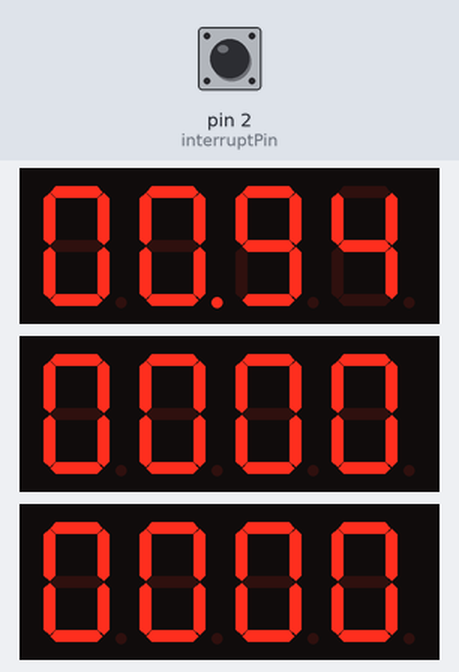
A sketch run on a simulated Arduino Nano, built with avr-gcc and run on an emulated ATmega328P. Shown: 3 × 4-digit seven-segment display. The inputs (shaded band) are chosen by the test bench; at power-on: pin 2 (interruptPin) HIGH.

Above: at 1.1 s.
1.4 s: pin 2 (interruptPin) pulled LOW for 0.15 s
At 1.72 s:
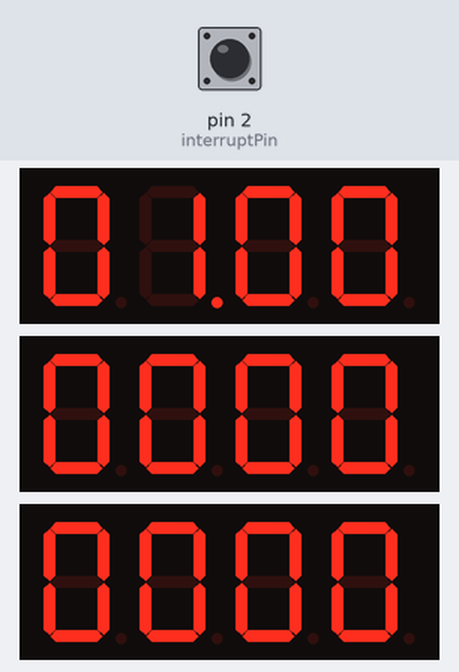
2.1 s: pin 2 (interruptPin) pulled LOW for 1 s
At 3.56 s:
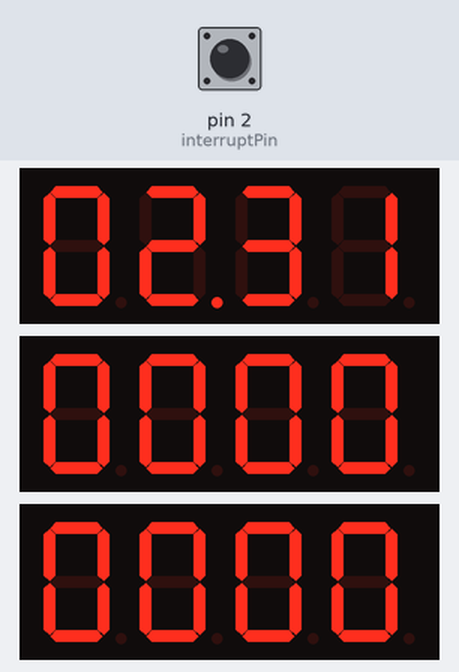
Timing chart, 0 to 5.1 s (numbered marks = the images above; inputs shaded):
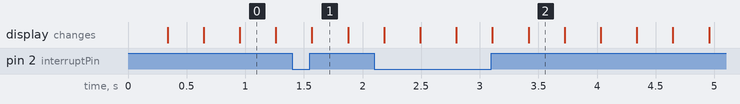

The sketch:

gpsclock.ino
```cpp
/* Arduino nano atmega328
 * A clock that displays the GPS time, as used by LIGO.
 * Uses u-blox NEO 6M (or later) receiver, and three 4-digit 7-segment displays driven by I2C.
 * All messages are turned off except for the UBX  NAV TIMEGPS message, which is sent every second.
 * v1.0 Graham Woan 2019
 */

#include <TimerOne.h>              // for the 10 ms interrupts
#include <SoftwareSerial.h>        // to talk to the gps module
#include <Wire.h>                  // to talk to the displays
#include "Adafruit_LEDBackpack.h"  // for the displays

const byte interruptPin = 2;             // 1 pps interrupt pin
static const int RXPin = 10, TXPin = 11; // serial connections to the gps module
static const uint32_t GPSBaud = 9600;    // gps module serial speed
float olight=15, light=15;  // light reading

// define the ubx messages to initialise the gps receiver.  ubx_cfg_prt sets the output protocol to ubx only, on UART1.  ubx_cfg_msg selects the NAV-TIME meassage.
// some modules will remember this, and can be set up offline, but some don't, so it's safer to reinitialise like this via the arduino whenever the module starts.
const byte reset_gps[]   {0xB5, 0x62, 0x06, 0x09, 0x0D, 0x00, 0xFF, 0xFF, 0x00, 0x00, 0x00, 0x00, 0x00, 0x00, 0xFF, 0xFF, 0x00, 0x00, 0x03, 0x1B, 0x9A};
const byte ubx_cfg_prt[] {0xB5, 0x62, 0x06, 0x00, 0x14, 0x00, 0x01, 0x00, 0x00, 0x00, 0xD0, 0x08, 0x00, 0x00, 0x80, 0x25, 0x00, 0x00, 0x03, 0x00, 0x01, 0x00, 0x00, 0x00, 0x00, 0x00, 0x9C, 0x89};
const byte ubx_cfg_msg[] {0xB5, 0x62, 0x06, 0x01, 0x08, 0x00, 0x01, 0x20, 0x00, 0x01, 0x00, 0x00, 0x00, 0x00, 0x31, 0x90};

// define the stucture of the UBX NAV-TIMEGPS message (24 bytes total)
typedef struct{
  uint16_t head;
  uint16_t id;
  uint16_t len;
  uint32_t itow;
  int32_t  ftow;
  uint16_t week;
  uint8_t  leap;
  uint8_t  valid;
  uint32_t tacc;
  uint8_t  check_A;
  uint8_t  check_B;
} UBX; // UBX is a datatype of this shape

typedef union{  // overlay a byte array on top of the message structure for ease of reading-in.
  UBX ubx;
  byte  c[24];
} u_gpsdata; // this is a union data type

volatile unsigned long gpstime = 0; // this will be used to hold the integer gps time
volatile byte ticks = 0; // this will hold the fractional gps time (00-99)

// The serial connection to the GPS device
SoftwareSerial ss(RXPin, TXPin);

// Initialise the three displays
Adafruit_7segment matrix1 = Adafruit_7segment();
Adafruit_7segment matrix2 = Adafruit_7segment();
Adafruit_7segment matrix3 = Adafruit_7segment();

void setup() {   // need to solder the jumpers to get these addresses. Matrix 1 is the least significant.
  matrix1.begin(0x70); // no jumper
  matrix2.begin(0x71); // just first jumper closed
  matrix3.begin(0x72); // just second jumper closed

  Timer1.initialize(10000); //10 ms
  Timer1.attachInterrupt(jiffy); //  to run every 0.01 seconds

  pinMode(interruptPin, INPUT_PULLUP);
  attachInterrupt(digitalPinToInterrupt(interruptPin), pps, RISING);

  Serial.begin(115200); // for diagnostics
  ss.begin(GPSBaud);

// Send the initialsation messages to the gps module
  for(int i = 0; i < 28; i++)  ss.write(ubx_cfg_prt[i]); // set up for ubx only
  delay (100);
  for(int i = 0; i < 16; i++)  ss.write(ubx_cfg_msg[i]); // choose the TIMEGPS message
}

// *************interrupts routines****************
// this runs every 10 ms
void jiffy() {
    if (ticks>99) ticks = 0;
    if (ticks==99) gpstime = gpstime + 1;
    ticks = ticks + 1;
   }

// This runs when there is a gps 1 pps interrupt.
void pps() { // this is called on the rising edge of the GPS 1 pps signal and phases the jiffy counter correctly
    ticks = 0;
    Timer1.restart(); // reset the phasing of the jiffy counter so that these interrupts coincide with the 1pps interrupts as closely as possible
}


// *********** main loop *************
void loop() {
  float m1;
  unsigned long   m2, m3;
  u_gpsdata data;   // refer to data.ubx or data.c
  byte CK_A = 0, CK_B = 0; // checksums
  int i;

 // Try reading the data.  It will take a couple of seconds for this to get in sync witht the start byte
  if ((ss.available() > 0) && (ticks>10)) {
      for (int i = 0; i<24; i++){
        data.c[i] = ss.read();
        }
       ss.flush();

// determine the payload checksum
       CK_A = 0; CK_B = 0;
       for (i = 2; i < 22 ;i++) {
         CK_A = CK_A + data.c[i];
         CK_B = CK_B + CK_A;
        }

    if ((data.ubx.check_A == CK_A)  && (data.ubx.check_B == CK_B) ){ // does the checksum check OK?
        gpstime =  long(data.ubx.itow /1000) + long(data.ubx.week)*604800 ; // no need to use the leap seconds because these are gps itow and week
// some diagnostics
        Serial.print(gpstime);
        Serial.print(" itow: ");Serial.print(data.ubx.itow);
        Serial.print(" week: ");Serial.print(data.ubx.week);
        Serial.print(" leap: ");Serial.println(data.ubx.leap);
// adjust the display brightness, with a simple smoothing.
        light = 15*analogRead(A0)/40;
        if (light>16) light = 16;
        if (light<1) light = 1;
        light  = (0.1*light + olight)/1.1;
        matrix1.setBrightness(int(light));
        matrix2.setBrightness(int(light));
        matrix3.setBrightness(int(light));
        olight = light;
        Serial.print(" light: ");Serial.println(light);
       }
      }
// the three display numbers
    m1 = (gpstime % 100) + (ticks % 100)/100.0;
    m2 =(gpstime / 100) % 10000;
    m3 = (gpstime / 1000000) % 10000;

// write to the least significant display, which need a decimal point in the middle.
    matrix1.println(m1);
    if (m1<10) matrix1.writeDigitNum(0, 0);
    matrix1.writeDisplay();

 // use the following rather convoluted procedure for the other digits to make sure leading zeros are present
    matrix2.writeDigitNum(0, (m2 /1000) % 10,false);
    matrix2.writeDigitNum(1, (m2 /100) % 10,false);
    matrix2.writeDigitNum(3, (m2 /10) % 10,false);
    matrix2.writeDigitNum(4, m2 % 10,false);
    matrix2.writeDisplay();

    matrix3.writeDigitNum(0, (m3 /1000) % 10,false);
    matrix3.writeDigitNum(1, (m3 /100) % 10,false);
    matrix3.writeDigitNum(3, (m3 /10) % 10,false);
    matrix3.writeDigitNum(4, m3 % 10,false);
    matrix3.writeDisplay();
    matrix3.writeDisplay();
}
```
